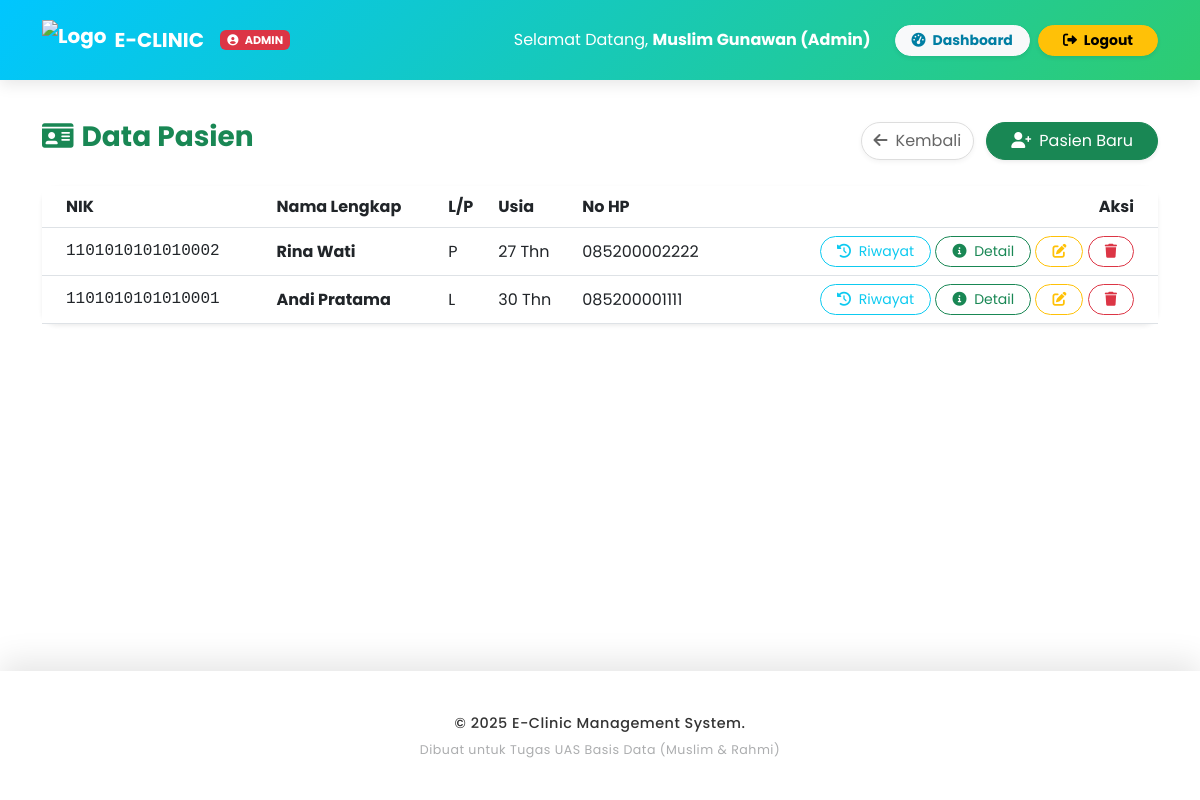
Before: /Resepsionis/pasien.php (signed in) with the older database file.
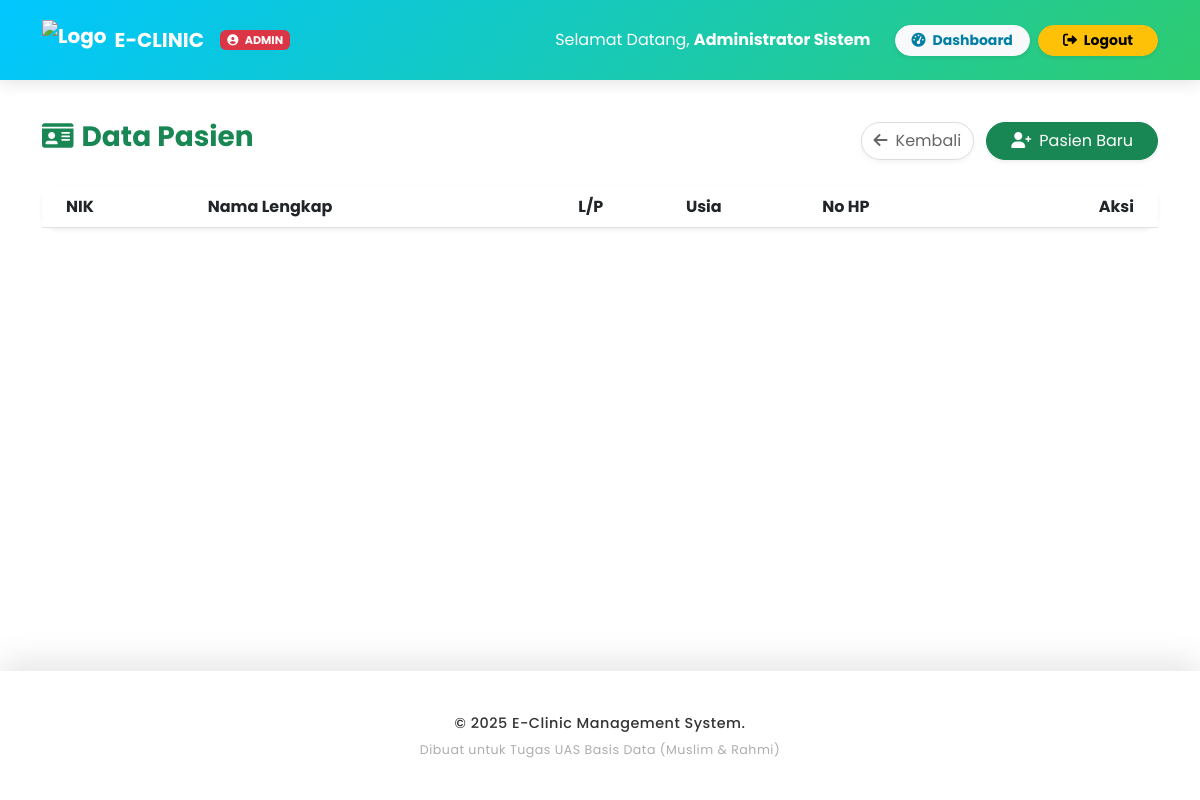
After: the same page with the newer database file.
### tables this page shows
CREATE TABLE `pasien` (
  `id_pasien` int(11) NOT NULL AUTO_INCREMENT,
  `nik` varchar(16) NOT NULL,
  `nama_pasien` varchar(100) NOT NULL,
  `tgl_lahir` date NOT NULL,
  `jenis_kelamin` enum('L','P') NOT NULL,
  `alamat` text DEFAULT NULL,
  `no_hp` varchar(15) DEFAULT NULL,
  `tgl_daftar` datetime DEFAULT current_timestamp(),
  PRIMARY KEY (`id_pasien`)
);

### Resepsionis/pasien.php (the view, shortened to what the changed rows need)
<?php
$path_prefix = '../';
include $path_prefix . 'layout/header.php';
?>
<div class="container mb-5">
    <div class="card shadow-sm border-0">
        <div class="table-responsive">
            <table class="table table-hover align-middle mb-0">
                <thead class="bg-transparent">
                    <tr>
                        <th class="ps-4">NIK</th>
                        <th>Nama Lengkap</th>
                        <th>L/P</th>
                        <th>Usia</th>
                        <th>No HP</th>
                        <th class="text-end pe-4">Aksi</th>
                    </tr>
                </thead>
                <tbody>
                    <?php
                    $q = mysqli_query($conn, "SELECT *, TIMESTAMPDIFF(YEAR, tgl_lahir, CURDATE()) AS usia FROM pasien ORDER BY id_pasien DESC");
                    $data_pasien = [];
                    while($row = mysqli_fetch_assoc($q)){
                        $data_pasien[] = $row;
                    }
                    foreach($data_pasien as $r):
                        $id_clean = intval($r['id_pasien']);
                    ?>
                    <tr style="position: relative; z-index: 1;">
                        <td class="ps-4 font-monospace" data-label="NIK"><?= $r['nik'] ?></td>
                        <td class="fw-bold" data-label="Nama Lengkap"><?= $r['nama_pasien'] ?></td>
                        <td data-label="L/P"><?= $r['jenis_kelamin'] ?></td>
                        <td data-label="Usia"><?= $r['usia'] ?> Thn</td>
                        <td data-label="No HP"><?= $r['no_hp'] ?></td>
                        <td class="text-end pe-4" data-label="Aksi">
                            <button type="button" class="btn btn-sm btn-outline-info rounded-pill px-3" data-bs-toggle="modal" data-bs-target="#modalHistory<?= $id_clean ?>">
                                <i class="fas fa-history me-1"></i> Riwayat
                            </button>
                            <button type="button" class="btn btn-sm btn-outline-success rounded-pill px-3" data-bs-toggle="modal" data-bs-target="#modalDetail<?= $id_clean ?>">
                                <i class="fas fa-info-circle me-1"></i> Detail
                            </button>
                            <button type="button" class="btn btn-sm btn-outline-warning rounded-pill px-3" data-bs-toggle="modal" data-bs-target="#modalEdit<?= $id_clean ?>">
                                <i class="fas fa-edit"></i>
                            </button>
                            <a href="?del=<?= $id_clean ?>" class="btn btn-sm btn-outline-danger rounded-pill px-3" onclick="return confirm('Yakin hapus data pasien ini?')">
                                <i class="fas fa-trash"></i>
                            </a>
                        </td>
                    </tr>
                    <?php endforeach; ?>
                </tbody>
            </table>
        </div>
    </div>
</div>
<?php include $path_prefix . 'layout/footer.php'; ?>

### Layout/header.php (shortened to what the changed rows need)
<?php
$path = isset($path_prefix) ? $path_prefix : '';
?>
<!DOCTYPE html>
<html lang="id">
<head>
    <link href="https://cdn.jsdelivr.net/npm/bootstrap@5.3.0/dist/css/bootstrap.min.css" rel="stylesheet">
    <link href="<?= $path ?>assets/css/style.css" rel="stylesheet">
    <link rel="stylesheet" href="https://cdnjs.cloudflare.com/ajax/libs/font-awesome/6.0.0/css/all.min.css">
</head>
<body>
<nav class="navbar navbar-expand-lg navbar-dark fixed-top" id="mainNavbar">
  <div class="container">
    <div class="collapse navbar-collapse" id="navbarNav">
      <ul class="navbar-nav ms-auto align-items-center">
        <?php if (isset($_SESSION['login'])): ?>
            <li class="nav-item me-3">
                <span class="nav-link text-white">
                    Selamat Datang, <strong><?= $_SESSION['nama'] ?></strong>
                </span>
            </li>
            <li class="nav-item me-2">
                <a class="btn btn-light btn-sm fw-bold px-3 rounded-pill shadow-sm text-primary" href="<?= $path . $_SESSION['role'] ?>/">
                    <i class="fas fa-tachometer-alt me-1"></i> Dashboard
                </a>
            </li>
            <li class="nav-item">
                <a class="btn btn-warning btn-sm fw-bold px-4 rounded-pill shadow-sm" href="<?= $path ?>auth/logout.php">
                    <i class="fas fa-sign-out-alt me-1"></i> Logout
                </a>
            </li>
        <?php endif; ?>
      </ul>
    </div>
  </div>
</nav>

Changed rows visible on the page:
removed pasien: nik "1101010101010002", nama_pasien "Rina Wati", jenis_kelamin "P", usia "27", no_hp "085200002222"
removed pasien: nik "1101010101010001", nama_pasien "Andi Pratama", jenis_kelamin "L", usia "30", no_hp "085200001111"
Other visible differences:
$_SESSION['nama']: "Muslim Gunawan (Admin)" → "Administrator Sistem"
